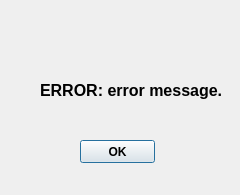
<?xml version="1.0" encoding="UTF-8"?>
<ui version="4.0">
 <class>Dialog</class>
 <widget class="QDialog" name="Dialog">
  <property name="geometry">
   <rect>
    <x>0</x>
    <y>0</y>
    <width>240</width>
    <height>195</height>
   </rect>
  </property>
  <property name="windowTitle">
   <string>Dialog</string>
  </property>
  <widget class="QLabel" name="errorMessage">
   <property name="geometry">
    <rect>
     <x>40</x>
     <y>80</y>
     <width>251</width>
     <height>21</height>
    </rect>
   </property>
   <property name="font">
    <font>
     <family>Arial</family>
     <pointsize>12</pointsize>
     <weight>75</weight>
     <bold>true</bold>
    </font>
   </property>
   <property name="text">
    <string>ERROR: error message.</string>
   </property>
  </widget>
  <widget class="QPushButton" name="okButton">
   <property name="geometry">
    <rect>
     <x>80</x>
     <y>140</y>
     <width>75</width>
     <height>23</height>
    </rect>
   </property>
   <property name="font">
    <font>
     <weight>75</weight>
     <bold>true</bold>
    </font>
   </property>
   <property name="text">
    <string>OK</string>
   </property>
  </widget>
 </widget>
 <resources/>
 <connections/>
</ui>
